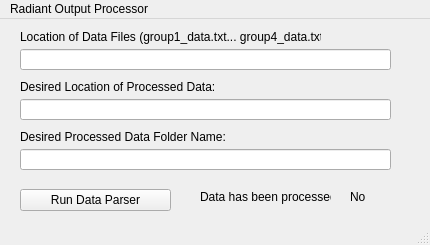
<?xml version="1.0" encoding="UTF-8"?>
<ui version="4.0">
 <class>MainWindow</class>
 <widget class="QMainWindow" name="MainWindow">
  <property name="geometry">
   <rect>
    <x>0</x>
    <y>0</y>
    <width>430</width>
    <height>245</height>
   </rect>
  </property>
  <property name="windowTitle">
   <string>MainWindow</string>
  </property>
  <widget class="QWidget" name="centralwidget">
   <widget class="QLabel" name="label">
    <property name="geometry">
     <rect>
      <x>20</x>
      <y>10</y>
      <width>301</width>
      <height>16</height>
     </rect>
    </property>
    <property name="text">
     <string>Location of Data Files (group1_data.txt... group4_data.txt):</string>
    </property>
   </widget>
   <widget class="QLabel" name="label_2">
    <property name="geometry">
     <rect>
      <x>20</x>
      <y>60</y>
      <width>301</width>
      <height>16</height>
     </rect>
    </property>
    <property name="text">
     <string>Desired Location of Processed Data:</string>
    </property>
   </widget>
   <widget class="QLineEdit" name="rawDataPath">
    <property name="geometry">
     <rect>
      <x>20</x>
      <y>30</y>
      <width>371</width>
      <height>21</height>
     </rect>
    </property>
   </widget>
   <widget class="QLineEdit" name="outputResultPath">
    <property name="geometry">
     <rect>
      <x>20</x>
      <y>80</y>
      <width>371</width>
      <height>21</height>
     </rect>
    </property>
   </widget>
   <widget class="QLabel" name="done">
    <property name="geometry">
     <rect>
      <x>350</x>
      <y>170</y>
      <width>41</width>
      <height>16</height>
     </rect>
    </property>
    <property name="text">
     <string>No</string>
    </property>
   </widget>
   <widget class="QPushButton" name="runParser">
    <property name="geometry">
     <rect>
      <x>20</x>
      <y>170</y>
      <width>151</width>
      <height>22</height>
     </rect>
    </property>
    <property name="text">
     <string>Run Data Parser</string>
    </property>
   </widget>
   <widget class="QLabel" name="label_3">
    <property name="geometry">
     <rect>
      <x>200</x>
      <y>170</y>
      <width>131</width>
      <height>16</height>
     </rect>
    </property>
    <property name="text">
     <string>Data has been processed: </string>
    </property>
   </widget>
   <widget class="QLabel" name="label_4">
    <property name="geometry">
     <rect>
      <x>20</x>
      <y>110</y>
      <width>301</width>
      <height>16</height>
     </rect>
    </property>
    <property name="text">
     <string>Desired Processed Data Folder Name:</string>
    </property>
   </widget>
   <widget class="QLineEdit" name="newFolderName">
    <property name="geometry">
     <rect>
      <x>20</x>
      <y>130</y>
      <width>371</width>
      <height>21</height>
     </rect>
    </property>
   </widget>
  </widget>
  <widget class="QMenuBar" name="menubar">
   <property name="geometry">
    <rect>
     <x>0</x>
     <y>0</y>
     <width>430</width>
     <height>21</height>
    </rect>
   </property>
   <widget class="QMenu" name="menuRadiant_Output_Processor">
    <property name="title">
     <string>Radiant Output Processor</string>
    </property>
   </widget>
   <addaction name="menuRadiant_Output_Processor"/>
  </widget>
  <widget class="QStatusBar" name="statusbar"/>
 </widget>
 <resources/>
 <connections/>
</ui>
